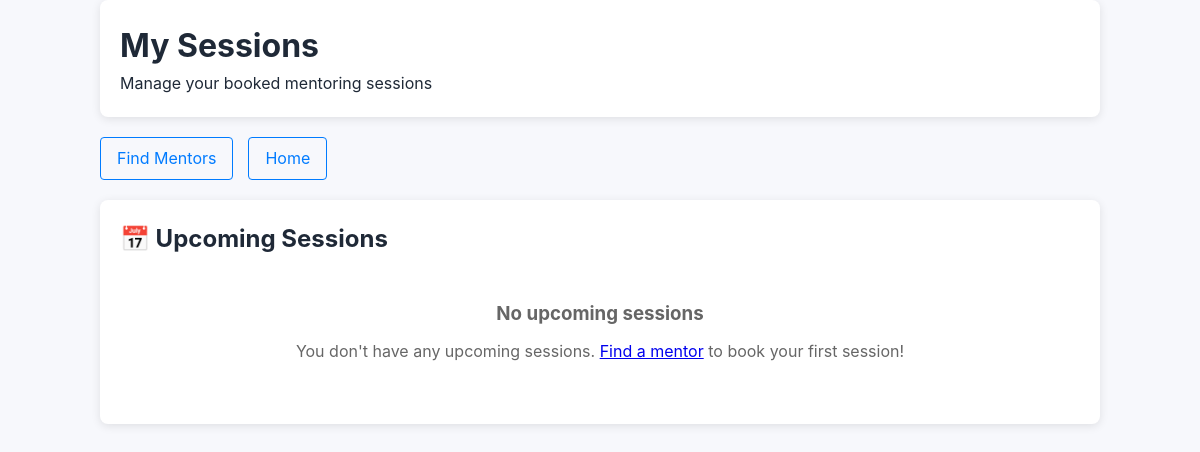
Before: /mentee-dashboard/ (signed in) with the older database file.
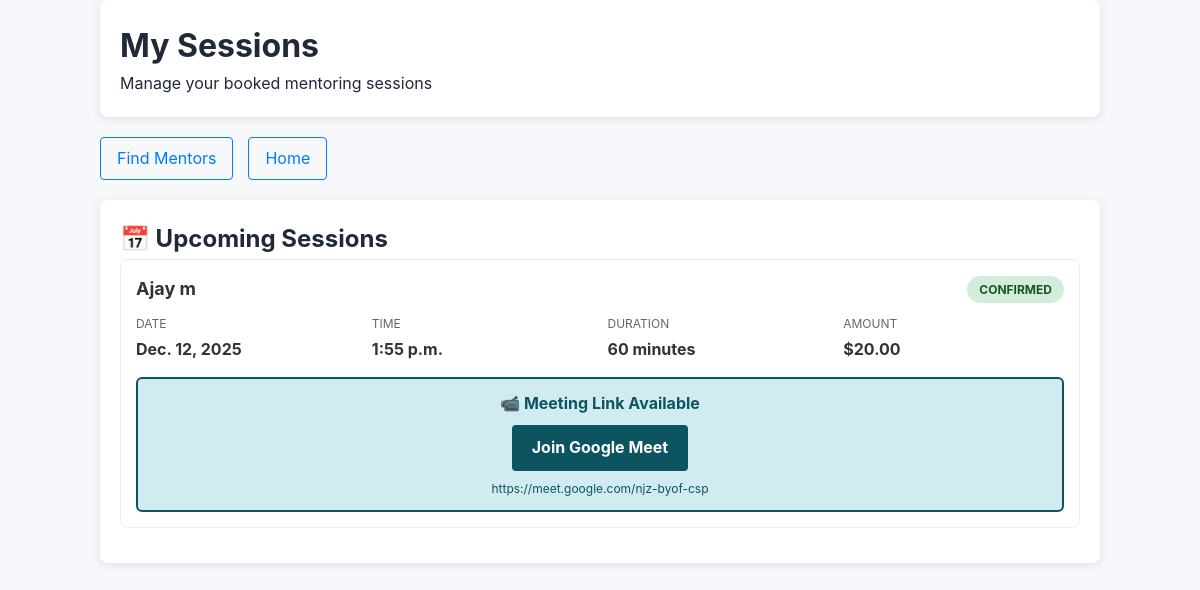
After: the same page with the newer database file.
### main/models.py (models this page shows, shortened)
class Session(models.Model):
    STATUS_CHOICES = [
        ('pending', 'Pending'),
        ('confirmed', 'Confirmed'),
        ('completed', 'Completed'),
        ('cancelled', 'Cancelled'),
    ]
    mentor = models.ForeignKey(MentorProfile, on_delete=models.CASCADE, related_name='sessions')
    mentee = models.ForeignKey(User, on_delete=models.CASCADE, related_name='booked_sessions')
    session_date = models.DateField()
    session_time = models.TimeField()
    duration_minutes = models.IntegerField(default=60)
    status = models.CharField(max_length=20, choices=STATUS_CHOICES, default='pending')
    meeting_link = models.URLField(blank=True, null=True)
    meeting_notes = models.TextField(blank=True, null=True)
    admin_provided_link = models.URLField(blank=True, null=True, help_text="Link provided by admin when confirming session")
    link_provided_at = models.DateTimeField(blank=True, null=True, help_text="Timestamp when admin provided the link")
    amount_paid = models.DecimalField(max_digits=8, decimal_places=2, default=0)
    payment_status = models.CharField(max_length=20, default='pending')
    created_at = models.DateTimeField(auto_now_add=True)
    updated_at = models.DateTimeField(auto_now=True)
    class Meta:
        ordering = ['session_date', 'session_time']
        unique_together = ['mentor', 'session_date', 'session_time']
    @property
    def get_meeting_link(self):
        return self.admin_provided_link or self.meeting_link

class MentorProfile(models.Model):
    APPLICATION_STATUS_CHOICES = [
        ('pending', 'Pending'),
        ('approved', 'Approved'),
        ('rejected', 'Rejected'),
    ]
    SESSION_DURATION_CHOICES = [
        (30, '30 minutes'),
        (45, '45 minutes'),
        (60, '60 minutes'),
        (90, '90 minutes'),
        (120, '120 minutes'),
    ]
    user = models.OneToOneField(User, on_delete=models.CASCADE, related_name='mentor_profile', null=True, blank=True)
    full_name = models.CharField(max_length=100)
    profile_picture = models.ImageField(upload_to='mentor_profiles/', blank=True, null=True)
    bio = models.TextField(max_length=500, help_text="Short intro about your journey")
    headline = models.CharField(max_length=100, help_text="Short tagline like 'Senior Django Developer'")
    location = models.CharField(max_length=100, blank=True, null=True)
    linkedin_url = models.URLField(blank=True, null=True)
    github_url = models.URLField(blank=True, null=True)
    skills = models.ManyToManyField(Skill, related_name='mentors')
    years_of_experience = models.PositiveIntegerField(
        validators=[MinValueValidator(0), MaxValueValidator(50)],
        help_text="Years of professional experience"
    )
    hourly_rate = models.DecimalField(
        max_digits=8,
        decimal_places=2,
        validators=[MinValueValidator(Decimal('0.01'))],
        help_text="Rate per session/hour"
    )
    availability = models.JSONField(
        default=dict,
        help_text="JSON format: {'mon': ['10:00', '15:00'], 'wed': ['14:00']}"
    )
    session_duration = models.IntegerField(
        choices=SESSION_DURATION_CHOICES,
        default=60,
        help_text="Default session duration in minutes"
    )
    available_for = models.TextField(
        help_text="e.g., 'Career Guidance, Code Review, Debugging Help'"
    )
    is_approved = models.BooleanField(default=False)
    application_status = models.CharField(
        max_length=20,
        choices=APPLICATION_STATUS_CHOICES,
        default='pending'
    )
    admin_notes = models.TextField(blank=True, null=True)
    created_at = models.DateTimeField(auto_now_add=True)
    updated_at = models.DateTimeField(auto_now=True)
    class Meta:
        ordering = ['-created_at']

### main/views.py (the view)
# urls.py: path('mentee-dashboard/', views.mentee_dashboard, name="mentee_dashboard"),
@login_required
def mentee_dashboard(request):
    upcoming_sessions = Session.objects.filter(
        mentee=request.user,
        status__in=['confirmed', 'pending'],
        session_date__gte=timezone.now().date()
    ).order_by('session_date', 'session_time')
    past_sessions = Session.objects.filter(
        mentee=request.user,
        status='completed'
    ).order_by('-session_date', '-session_time')[:10]
    cancelled_sessions = Session.objects.filter(
        mentee=request.user,
        status='cancelled'
    ).order_by('-session_date', '-session_time')[:10]
    return render(request, 'dashboard/mentee_dashboard.html', {
        'upcoming_sessions': upcoming_sessions,
        'past_sessions': past_sessions,
        'sessions_cancelled': cancelled_sessions
    })

### templates/dashboard/mentee_dashboard.html (shortened to what this page needs)
<!DOCTYPE html>
<html lang="en">
<head>
    {% load static %}
    <link rel="stylesheet" type="text/css" href="{% static 'css/home.css' %}">
    <link rel="stylesheet" type="text/css" href="{% static 'css/mentee_dashboard.css' %}">
    <link rel="stylesheet" type="text/css" href="{% static 'css/user_theme.css' %}">
</head>
<body>
    <div class="container">
        <div class="header">
            <h1>My Sessions</h1>
            <p>Manage your booked mentoring sessions</p>
        </div>
        <div class="nav-links">
            <a href="{% url 'find_mentors' %}">Find Mentors</a>
            <a href="{% url 'home' %}">Home</a>
        </div>
        <div class="section">
            <h2>📅 Upcoming Sessions</h2>
            {% if upcoming_sessions %}
                {% for session in upcoming_sessions %}
                    <div class="session-card">
                        <div class="session-header">
                            <div class="session-title">{{ session.mentor.full_name }}</div>
                            <span class="session-status status-{{ session.status }}">{{ session.get_status_display }}</span>
                        </div>
                        <div class="session-details">
                            <div class="detail-item">
                                <div class="detail-label">Date</div>
                                <div class="detail-value">{{ session.session_date }}</div>
                            </div>
                            <div class="detail-item">
                                <div class="detail-label">Time</div>
                                <div class="detail-value">{{ session.session_time }}</div>
                            </div>
                            <div class="detail-item">
                                <div class="detail-label">Duration</div>
                                <div class="detail-value">{{ session.duration_minutes }} minutes</div>
                            </div>
                            <div class="detail-item">
                                <div class="detail-label">Amount</div>
                                <div class="detail-value">${{ session.amount_paid }}</div>
                            </div>
                        </div>
                        {% if session.get_meeting_link and session.status == 'confirmed' %}
                            <div class="meeting-link" style="margin-top:12px; background:#d1ecf1; border:2px solid #0c5460; padding:12px; border-radius:6px; text-align:center;">
                                <strong style="color: #0c5460; font-size: 16px;">📹 Meeting Link Available</strong>
                                <br>
                                <a href="{{ session.get_meeting_link }}" target="_blank" style="display: inline-block; margin-top: 8px; background: #0c5460; color: white; padding: 10px 20px; border-radius: 4px; text-decoration: none; font-weight: bold;">
                                    Join Google Meet
                                </a>
                                <div style="margin-top: 8px; font-size: 12px; color: #0c5460;">
                                    {{ session.get_meeting_link }}
                                </div>
                            </div>
                        {% endif %}
                    </div>
                {% endfor %}
            {% else %}
                <div class="empty-state">
                    <h3>No upcoming sessions</h3>
                    <p>You don't have any upcoming sessions. <a href="{% url 'find_mentors' %}">Find a mentor</a> to book your first session!</p>
                </div>
            {% endif %}
        </div>
    </div>
</body>
</html>

### main/static/css/home.css (style rules this page uses)
* { box-sizing:border-box;margin:0;padding:0 }
html,body { height:100% }
body { font-family: "Segoe UI", Tahoma, Geneva, Verdana, sans-serif; background:linear-gradient(180deg,var(--bg) 0%, #ffffff 100%); color:#0f172a; line-height:1.6; -webkit-font-smoothing:antialiased; -moz-osx-font-smoothing:grayscale; }

### main/static/css/mentee_dashboard.css (style rules this page uses)
body { font-family: Arial, sans-serif; margin: 0; padding: 20px; background-color: #f5f5f5; }
.container { max-width: 1000px; margin: 0 auto; }
.header { background: white; padding: 20px; border-radius: 8px; box-shadow: 0 2px 10px rgba(0,0,0,0.1); margin-bottom: 20px; }
.section { background: white; padding: 20px; border-radius: 8px; box-shadow: 0 2px 10px rgba(0,0,0,0.1); margin-bottom: 20px; }
.session-card { border: 1px solid #eee; border-radius: 8px; padding: 15px; margin-bottom: 15px; transition: box-shadow 0.2s; }
.session-header { display: flex; justify-content: space-between; align-items: center; margin-bottom: 10px; }
.session-title { font-size: 18px; font-weight: bold; color: #333; }
.session-status { padding: 4px 12px; border-radius: 20px; font-size: 12px; font-weight: bold; text-transform: uppercase; }
.status-confirmed { background: #d4edda; color: #155724; }
.session-details { display: grid; grid-template-columns: repeat(auto-fit, minmax(200px, 1fr)); gap: 15px; margin-bottom: 15px; }
.detail-item { display: flex; flex-direction: column; }
.detail-label { font-size: 12px; color: #666; text-transform: uppercase; margin-bottom: 4px; }
.detail-value { font-weight: bold; color: #333; }
.meeting-link { background: #e7f3ff; padding: 10px; border-radius: 4px; margin-top: 10px; }
.meeting-link a { color: #007bff; text-decoration: none; font-weight: bold; }
.nav-links { display: flex; gap: 15px; margin-bottom: 20px; }
.nav-links a { color: #007bff; text-decoration: none; padding: 8px 16px; border: 1px solid #007bff; border-radius: 4px; transition: all 0.2s; }

### static/css/user_theme.css (style rules this page uses)
:root { --cmh-primary: #6C5CE7; --cmh-accent: #00B894; --cmh-bg: #F7F8FC; --cmh-surface: #FFFFFF; --cmh-text: #1F2937; --cmh-muted: #6B7280; --cmh-danger: #FF6B6B; --cmh-radius: 10px; }
* { box-sizing:border-box }
html,body { height:100%;margin:0;padding:0;font-family:Inter,Segoe UI,Roboto,Helvetica,Arial,sans-serif;background:var(--cmh-bg);color:var(--cmh-text);-webkit-font-smoothing:antialiased }

Changed rows visible on the page:
added Session: mentor.full_name "Ajay m", status "CONFIRMED", session_date "Dec. 12, 2025", session_time "1:55 p.m.", duration_minutes "60", amount_paid "20.00", get_meeting_link "https://meet.google.com/njz-byof-csp"
Other visible differences:
text no longer shown: "No upcoming sessions You don't have any upcoming sessions. Find a mentor to book your first session!"
